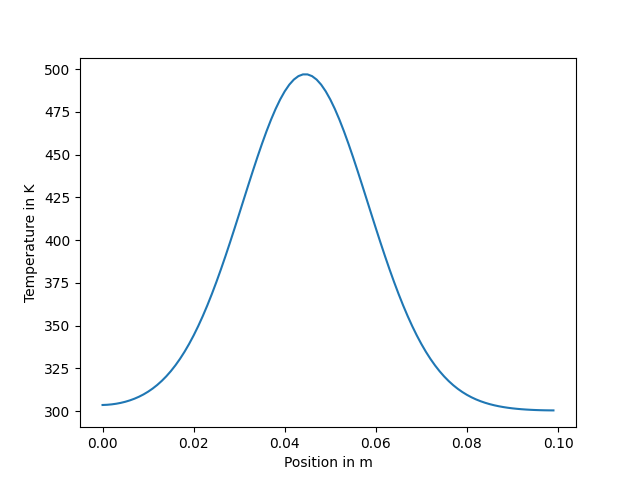

This figure's Python source:
# Models heat conduction in a wire made up of 100 segments with an implicit method

import matplotlib.pyplot as plt
import numpy
import math

ambient_temperature = 300. # K
flame_temperature = 1000. # K
thermal_diffusivity = 10. * 0.001 ** 2 # m2 / s
dx = 0.001 # m
size = 100 # grid units
positions = dx * numpy.arange(size) # m

h = 0.5 # s
end_time = 10.0 # s
num_steps = int(end_time / h)

def heat_conduction_implicit():
    temperatures_old = ambient_temperature * numpy.ones(size) # K
    for i in range(4 * size // 10, 5 * size // 10):
        temperatures_old[i] = flame_temperature
    temperatures_new = numpy.copy(temperatures_old) # K

    c = h * thermal_diffusivity / dx ** 2
    coefficients = numpy.zeros([size, size])

    for i in range(1,size-1):
        coefficients[i,i]=1+2*c
    for i in range(0,size-1):
        coefficients[i,i+1]=-c
        coefficients[i+1,i]=-c
    coefficients[0,0]=1+c
    coefficients[-1,-1]=1+c

    for step in range(num_steps):

        temperatures_new=numpy.linalg.solve(coefficients,temperatures_old)
        temperatures_old,temperatures_new=temperatures_new,temperatures_old

    return temperatures_old

temperatures = heat_conduction_implicit()

def heat_plot():
    plt.plot(positions, temperatures)
    axes = plt.gca()                
    axes.set_xlabel('Position in m')
    axes.set_ylabel('Temperature in K')
    plt.show()

heat_plot()
